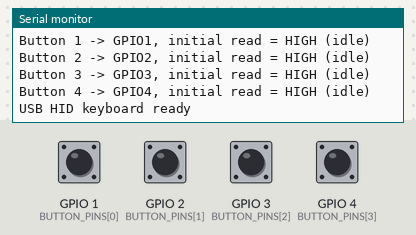
Recording of a program running on a simulated Seeed XIAO ESP32-S3. On the bench: the last lines printed to the serial monitor. The test bench sets the inputs (shaded band); at power-on: GPIO 1 (BUTTON_PINS[0]), GPIO 2 (BUTTON_PINS[1]), GPIO 3 (BUTTON_PINS[2]), GPIO 4 (BUTTON_PINS[3]) HIGH. USB keyboard and mouse output is not drawn.

Above: at 1.2 s.
1.3 s: GPIO 1 (BUTTON_PINS[0]) pulled LOW for 0.15 s
At 2.0 s:
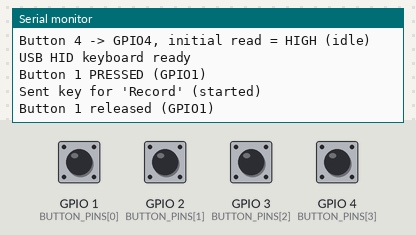
2.9 s: GPIO 2 (BUTTON_PINS[1]) pulled LOW for 0.15 s
At 3.07 s:
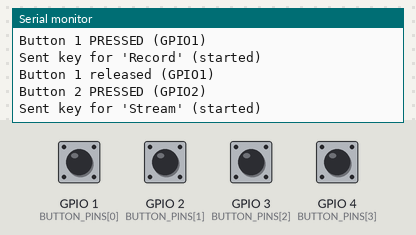
4.5 s: GPIO 3 (BUTTON_PINS[2]) pulled LOW for 0.15 s
At 4.67 s:
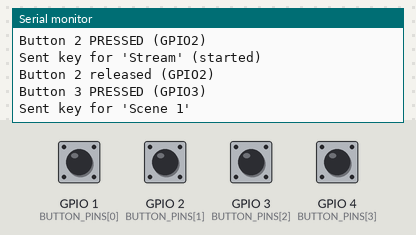
6.1 s: GPIO 1 (BUTTON_PINS[0]) pulled LOW for 1 s
At 6.5 s:
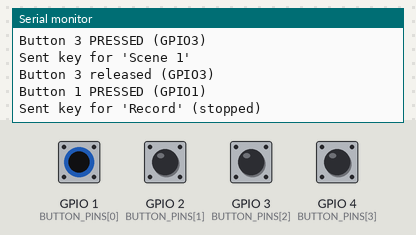
8.6 s: GPIO 2 (BUTTON_PINS[1]) pulled LOW for 1 s
At 9.4 s:
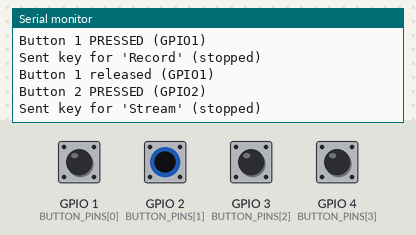
11.1 s: GPIO 4 (BUTTON_PINS[3]) pulled LOW for 0.15 s
At 11.8 s:
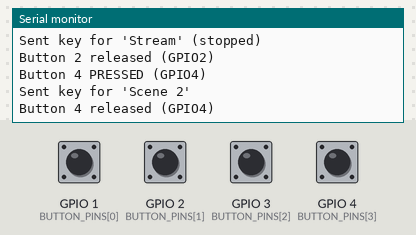
Timing chart, 0 to 13.7 s (numbered marks = the images above; inputs shaded):
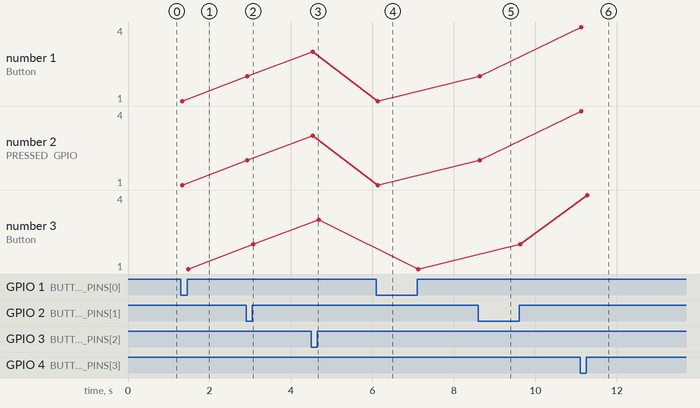

Measured:
- after the input at 1.3 s, the serial monitor: prints a new line at once (image 1)
- after the input at 2.9 s, the serial monitor: prints a new line at once (image 2)
- after the input at 4.5 s, the serial monitor: prints a new line at once (image 3)
- after the input at 6.1 s, the serial monitor: prints a new line at once (image 4)
- after the input at 8.6 s, the serial monitor: prints a new line at once (image 5)
- after the input at 11.1 s, the serial monitor: prints a new line at once (image 6)
- plotted number 1: 2 → 3 after the input at 4.5 s, 1 → 2 after the input at 8.6 s, 2 → 4 after the input at 11.1 s
- plotted number 2: 2 → 3 after the input at 4.5 s, 1 → 2 after the input at 8.6 s, 2 → 4 after the input at 11.1 s

The program:

main.cpp
```cpp
#include <Arduino.h>
#include <USB.h>
#include <USBHIDKeyboard.h>

USBHIDKeyboard Keyboard;

const uint8_t BUTTON_PINS[] = {1, 2, 3, 4}; // GPIO1-GPIO4
const uint8_t NUM_BUTTONS = sizeof(BUTTON_PINS) / sizeof(BUTTON_PINS[0]);
const unsigned long DEBOUNCE_MS = 30;

// Bind each of these in OBS: Settings > Hotkeys.
// Record/Stream keys are shared between the Start and Stop hotkey slots -
// OBS only acts on whichever one is valid for the current state, so one
// key press toggles it.
const uint8_t BUTTON_KEYS[] = {KEY_F10, KEY_F9, KEY_F8, KEY_F7};
const char *BUTTON_LABELS[] = {"Record", "Stream", "Scene 1", "Scene 2"};
// Record/Stream are start/stop toggles; Scene 1/2 are one-shot actions.
const bool BUTTON_IS_TOGGLE[] = {true, true, false, false};

bool lastReading[NUM_BUTTONS];
bool debouncedState[NUM_BUTTONS];
unsigned long lastChangeTime[NUM_BUTTONS];
// Tracks assumed on/off state for toggle buttons. This is a local guess,
// not read back from OBS, so it can drift out of sync if OBS is toggled
// some other way (its own UI, a different hotkey, a crash, etc).
bool toggleOn[NUM_BUTTONS];

void setup() {
  Serial.begin(115200);
  unsigned long serialWaitStart = millis();
  while (!Serial && (millis() - serialWaitStart) < 3000) {
    delay(10);
  }

  Serial.println("Stream Deck booting...");

  for (uint8_t i = 0; i < NUM_BUTTONS; i++) {
    pinMode(BUTTON_PINS[i], INPUT_PULLUP);
    lastReading[i] = digitalRead(BUTTON_PINS[i]);
    debouncedState[i] = lastReading[i];
    lastChangeTime[i] = 0;
    toggleOn[i] = false;
    Serial.printf("Button %d -> GPIO%d, initial read = %s\n",
                  i + 1, BUTTON_PINS[i], lastReading[i] ? "HIGH (idle)" : "LOW (pressed?)");
  }

  Keyboard.begin();
  USB.begin();
  Serial.println("USB HID keyboard ready");
}

void loop() {
  unsigned long now = millis();

  for (uint8_t i = 0; i < NUM_BUTTONS; i++) {
    bool reading = digitalRead(BUTTON_PINS[i]);

    if (reading != lastReading[i]) {
      lastChangeTime[i] = now;
    }

    if ((now - lastChangeTime[i]) > DEBOUNCE_MS && reading != debouncedState[i]) {
      debouncedState[i] = reading;
      Serial.printf("Button %d %s (GPIO%d)\n", i + 1,
                    debouncedState[i] == LOW ? "PRESSED" : "released",
                    BUTTON_PINS[i]);
      if (debouncedState[i] == LOW) {
        Keyboard.press(KEY_LEFT_GUI);
        Keyboard.press(BUTTON_KEYS[i]);
        delay(10);
        Keyboard.releaseAll();

        if (BUTTON_IS_TOGGLE[i]) {
          toggleOn[i] = !toggleOn[i];
          Serial.printf("Sent key for '%s' (%s)\n", BUTTON_LABELS[i],
                        toggleOn[i] ? "started" : "stopped");
        } else {
          Serial.printf("Sent key for '%s'\n", BUTTON_LABELS[i]);
        }
      }
    }

    lastReading[i] = reading;
  }
}
```
